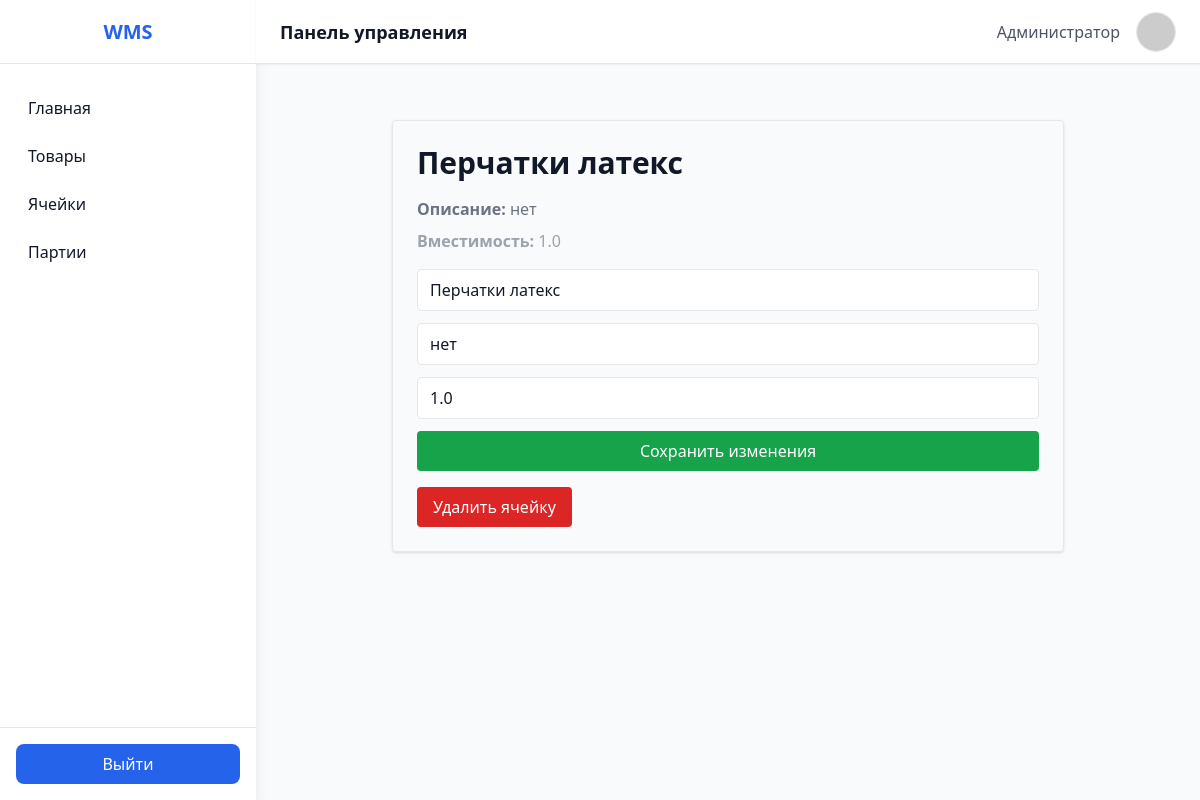
The app's page /cells/2 with its own data.
### app/models/cells.py (models this page shows)
class Cell(Base):
    __tablename__ = 'cells'
    id = Column(Integer, primary_key=True, index=True)
    name = Column(String, index=True)
    description = Column(String, nullable=True)
    capacity = Column(Float, default=0.0)
    item_id = Column(Integer, ForeignKey('items.id'))
    items = relationship("Item", back_populates="cells")
    batches = relationship("Batch", back_populates="cells")

### app/api/cells.py (the view)
@router.get('/{cell_id}', response_class=HTMLResponse)
async def read_cell(cell_id: int, request: Request, db: Session = Depends(get_db)):
    cell = db.query(Cell).filter(Cell.id == cell_id).first()
    if not cell:
        raise HTTPException(status_code=404, detail="Cell not found")
    return templates.TemplateResponse('cells_detail.html', {'request': request, 'cell': cell})

### app/templates/cells_detail.html (shortened to what this page needs)
{% extends "index.html" %}
{% block content %}
<div class="max-w-2xl mx-auto mt-8 p-6 border rounded shadow">
  <h1 class="text-3xl font-bold mb-4">{{ cell.name or 'Нет названия' }}</h1>
  <p class="text-gray-500 mb-2"><strong>Описание:</strong> {{ cell.description or 'Нет описания' }}</p>
  <p class="text-gray-400 mb-4"><strong>Вместимость:</strong> {{ cell.capacity }}</p>
  <form id="edit-cell-form" class="flex flex-col gap-3 mb-4">
    <input type="text" name="name" value="{{ cell.name }}" placeholder="Название ячейки"
           class="border rounded px-3 py-2">
    <input type="text" name="description" value="{{ cell.description }}" placeholder="Описание"
           class="border rounded px-3 py-2">
    <input type="number" step="0.1" name="capacity" value="{{ cell.capacity }}" placeholder="Вместимость"
           class="border rounded px-3 py-2">
    <button type="button" onclick="updateCell({{ cell.id }})"
            class="bg-green-600 text-white px-4 py-2 rounded hover:bg-green-700">
      Сохранить изменения
    </button>
  </form>
  <button onclick="deleteCell({{ cell.id }})"
          class="bg-red-600 text-white px-4 py-2 rounded hover:bg-red-700">
    Удалить ячейку
  </button>
</div>
{% endblock %}

### records on screen
Cell: name "Перчатки латекс", description "нет", capacity "1.0"
